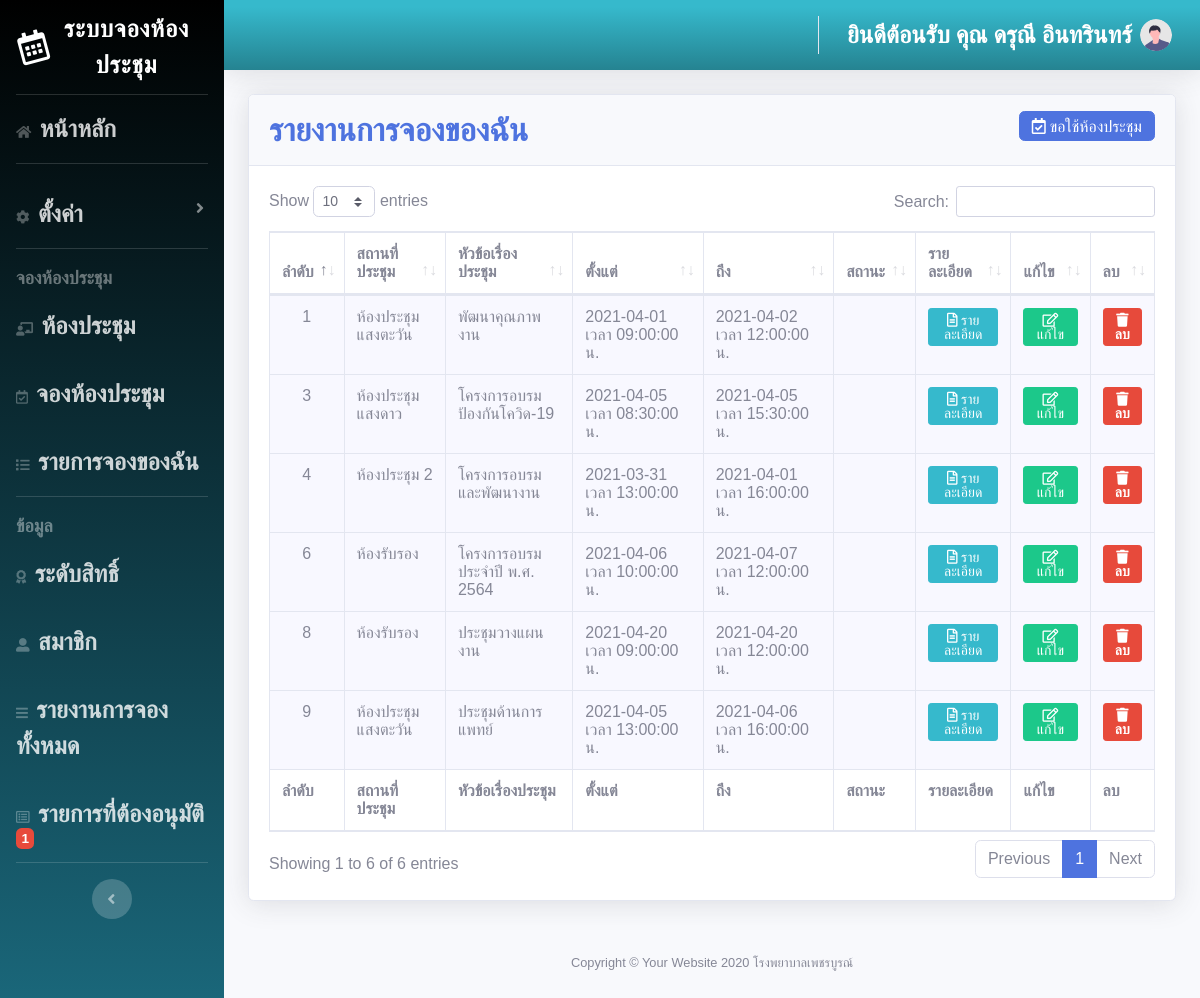
/meeting/showbooking.php (signed in), run on the app's committed database.
### tables this page shows
CREATE TABLE `event` (
  `ev_id` int(11) NOT NULL,
  `ev_title` varchar(256) NOT NULL,
  `ev_startdate` date NOT NULL,
  `ev_enddate` date NOT NULL,
  `ev_starttime` time NOT NULL,
  `ev_endtime` time NOT NULL,
  `ev_color` varchar(15) NOT NULL DEFAULT '#FFFFFF',
  `ev_createdate` timestamp NOT NULL DEFAULT CURRENT_TIMESTAMP,
  `ev_people` int(5) NOT NULL,
  `ev_status` int(1) NOT NULL,
  `st_id` int(10) NOT NULL,
  `id` int(10) NOT NULL,
  `ro_id` int(5) NOT NULL,
  `ev_url` varchar(300) NOT NULL,
  `ev_bgcolor` varchar(15) NOT NULL DEFAULT '#FFFFFF',
  `ev_repeatday` varchar(20) NOT NULL,
  `event_id` varchar(15) NOT NULL
);

CREATE TABLE `rooms` (
  `ro_id` int(5) NOT NULL,
  `ro_name` varchar(50) NOT NULL,
  `ro_people` int(4) NOT NULL,
  `ro_color` varchar(20) NOT NULL,
  `ro_detail` text NOT NULL
);

### meeting/showbooking.php (the view, shortened to what this page needs)
<?php
if (!$_SESSION['userid']) {
  header("Location: frm_login.php");
} else {
  include ('connect.php');
  $sql = "select event.ev_id, event.ev_title, event.ev_startdate, event.ev_enddate, event.ev_starttime, event.ev_endtime, event.ev_people, event.ev_createdate, rooms.ro_id, rooms.ro_name, member.id
  from event
  inner join rooms on event.ro_id = rooms.ro_id
  inner join member on event.id = member.id group by ev_title" ;
  $query = mysqli_query($con, $sql)
  or die ("3.ไม่สามารถประมวลผลคำสั่งได้").mysqli_error;
  ?>
  <!DOCTYPE html>
  <html lang="en">
  <head>
    <link href="vendor/fontawesome-free/css/all.min.css" rel="stylesheet" type="text/css">
    <link href="css/sb-admin-2.min.css" rel="stylesheet">
    <link href="vendor/datatables/dataTables.bootstrap4.min.css" rel="stylesheet">
  </head>
  <body id="page-top">
    <?php
    include "admin_menu.php";
    ?>
    <div class="container-fluid">
      <div class="card shadow mb-4">
        <div class="card-header py-3">
          <h6 class="m-0 font-weight-bold text-primary"><font size="6" face="TH SarabunPSK"> รายงานการจองของฉัน </font><a href="frm_addbooking.php"><span class="btn btn-primary btn-md  fa fas-plus float-right "><i class="far fa-calendar-check"> ขอใช้ห้องประชุม</i></a></h6>
          </div>
          <div class="card-body">
            <div class="table-responsive">
              <table class="table table-bordered" id="dataTable" width="100%" cellspacing="0">
                <thead>
                  <tr>
                    <th>ลำดับ</th>
                    <th>สถานที่ประชุม</th>
                    <th>หัวข้อเรื่องประชุม</th>
                    <th>ตั้งแต่</th>
                    <th>ถึง</th>
                    <th>สถานะ</th>
                    <th>รายละเอียด</th>
                    <th>แก้ไข</th>
                    <th>ลบ</th>
                  </tr>
                </thead>
                <tfoot>
                  <tr>
                    <th>ลำดับ</th>
                    <th>สถานที่ประชุม</th>
                    <th>หัวข้อเรื่องประชุม</th>
                    <th>ตั้งแต่</th>
                    <th>ถึง</th>
                    <th>สถานะ</th>
                    <th>รายละเอียด</th>
                    <th>แก้ไข</th>
                    <th>ลบ</th>
                  </tr>
                </tfoot>
                <tbody>
                  <?php
                  while ($rs=mysqli_fetch_array($query)){
                    ?>
                    <tr>
                      <td  align="center" bgcolor="#F8F8FF"><?php echo "$rs[ev_id]"; ?></td>
                      <td align="left" bgcolor="#F8F8FF" ><?php echo "$rs[ro_name]"; ?></td>
                      <td align="left" bgcolor="#F8F8FF"><?php echo "$rs[ev_title]"; ?><?php echo "</a>"; ?></td>
                      <td align="left"  bgcolor="#F8F8FF" ><?php echo "$rs[ev_startdate]"; ?> เวลา <?php echo "$rs[ev_starttime]"; ?> น.</td>
                      <td align="left" bgcolor="#F8F8FF" ><?php echo "$rs[ev_enddate]"; ?> เวลา <?php echo "$rs[ev_endtime]"; ?> น.</td>
                      <td align="left" bgcolor="#F8F8FF" ></td>
                      <td align="center" bgcolor="#F8F8FF"><div align="center">
                       <?php echo "<a href=\"detailbooking.php?ev_id=$rs[ev_id]\">"; ?><span  class="btn btn-info btn-sm " > <i class="far fa-file-alt">  รายละเอียด  </i></span></a></div></td>
                       <td align="center" bgcolor="#F8F8FF"><div align="center">
                        <?php echo "<a href=\"frm_editbooking.php?ev_id=$rs[ev_id]\">"; ?><span  class="btn btn-success btn-sm  " > <i class="far fa-edit">  แก้ไข </i></a></div></td>
                          <td align="center" bgcolor="#F8F8FF"><div align="center">
                           <?php echo "<a href=\"em_frm_deleteoperator.php?ev_id=$rs[ev_id]\">"; ?><span  class="btn btn-danger btn-sm  " > <i class="fas fa-trash"> ลบ </i></a></div></td>
                           </tr>
                           <?php
                         }
                         ?>
                       </tbody>
                     </table>
                   </div>
                 </div>
               </div>
             </div>
           </div>
           <?php
           include "foot1.php";
           ?>
         </div>
       </div>
                        </body>
                        </html>
                        <?php } ?>

### meeting/foot1.php (style rules this page uses)
body { font-family: "Poppins", sans-serif; background-color:#F8F8FF; height: 100vh; }

### data on the page
event: ev_id "6", ro.ro_name "ห้องรับรอง", ev_title "โครงการอบรมประจำปี พ.ศ. 2564", ev_startdate "2021-04-06", ev_starttime "10:00:00", ev_enddate "2021-04-07", ev_endtime "12:00:00"
event: ev_id "3", ro.ro_name "ห้องประชุมแสงดาว", ev_title "โครงการอบรมป้องกันโควิด-19", ev_startdate "2021-04-05", ev_starttime "08:30:00", ev_enddate "2021-04-05", ev_endtime "15:30:00"
event: ev_id "4", ro.ro_name "ห้องประชุม 2", ev_title "โครงการอบรมและพัฒนางาน", ev_startdate "2021-03-31", ev_starttime "13:00:00", ev_enddate "2021-04-01", ev_endtime "16:00:00"
event: ev_id "9", ro.ro_name "ห้องประชุมแสงตะวัน", ev_title "ประชุมด้านการแพทย์", ev_startdate "2021-04-05", ev_starttime "13:00:00", ev_enddate "2021-04-06", ev_endtime "16:00:00"
event: ev_id "8", ro.ro_name "ห้องรับรอง", ev_title "ประชุมวางแผนงาน", ev_startdate "2021-04-20", ev_starttime "09:00:00", ev_enddate "2021-04-20", ev_endtime "12:00:00"
event: ev_id "1", ro.ro_name "ห้องประชุมแสงตะวัน", ev_title "พัฒนาคุณภาพงาน", ev_startdate "2021-04-01", ev_starttime "09:00:00", ev_enddate "2021-04-02", ev_endtime "12:00:00"

### other printed values
$num "1"
$_SESSION['user'] "ดรุณี อินทรินทร์"
